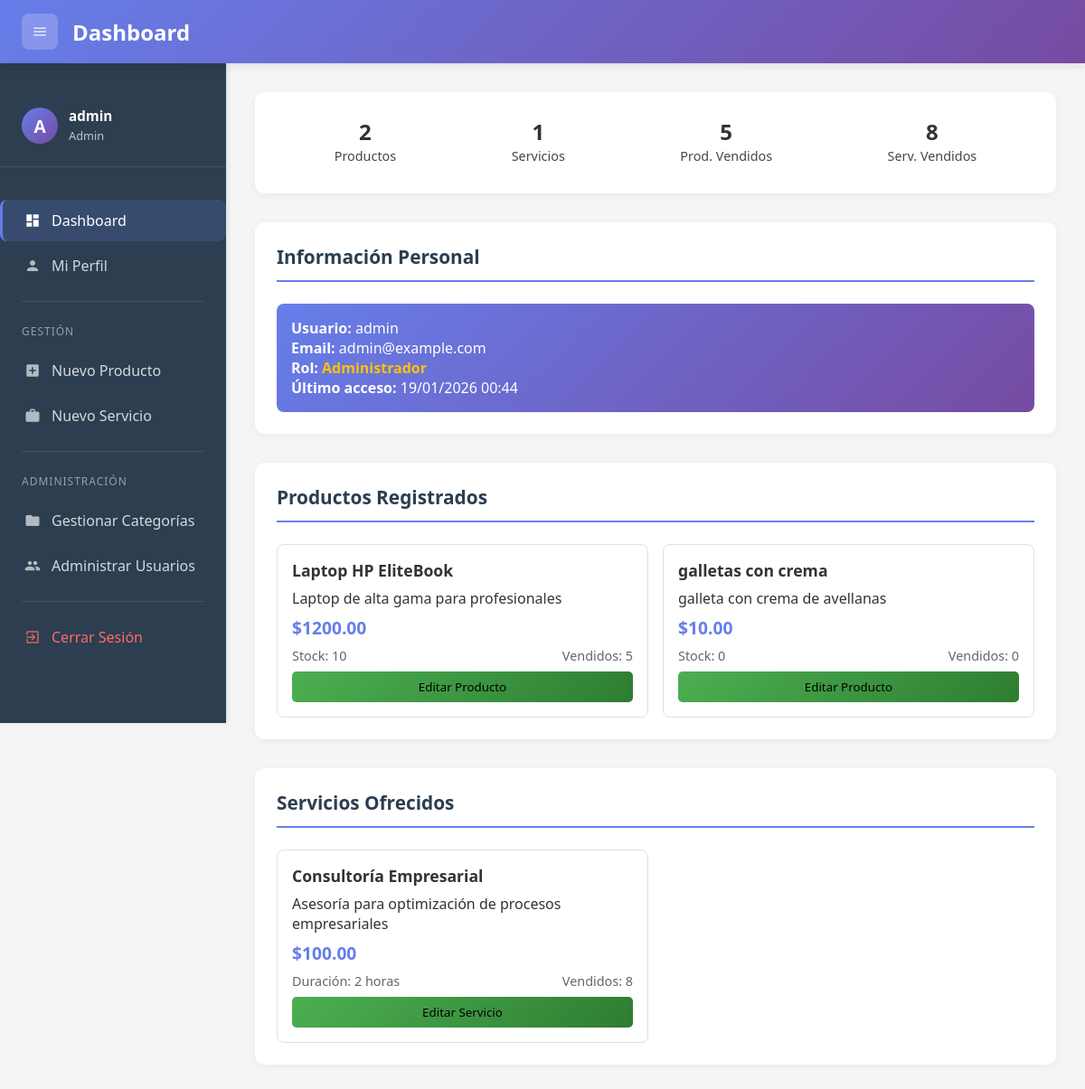
Page /dashboard (signed in) on the earlier database version.
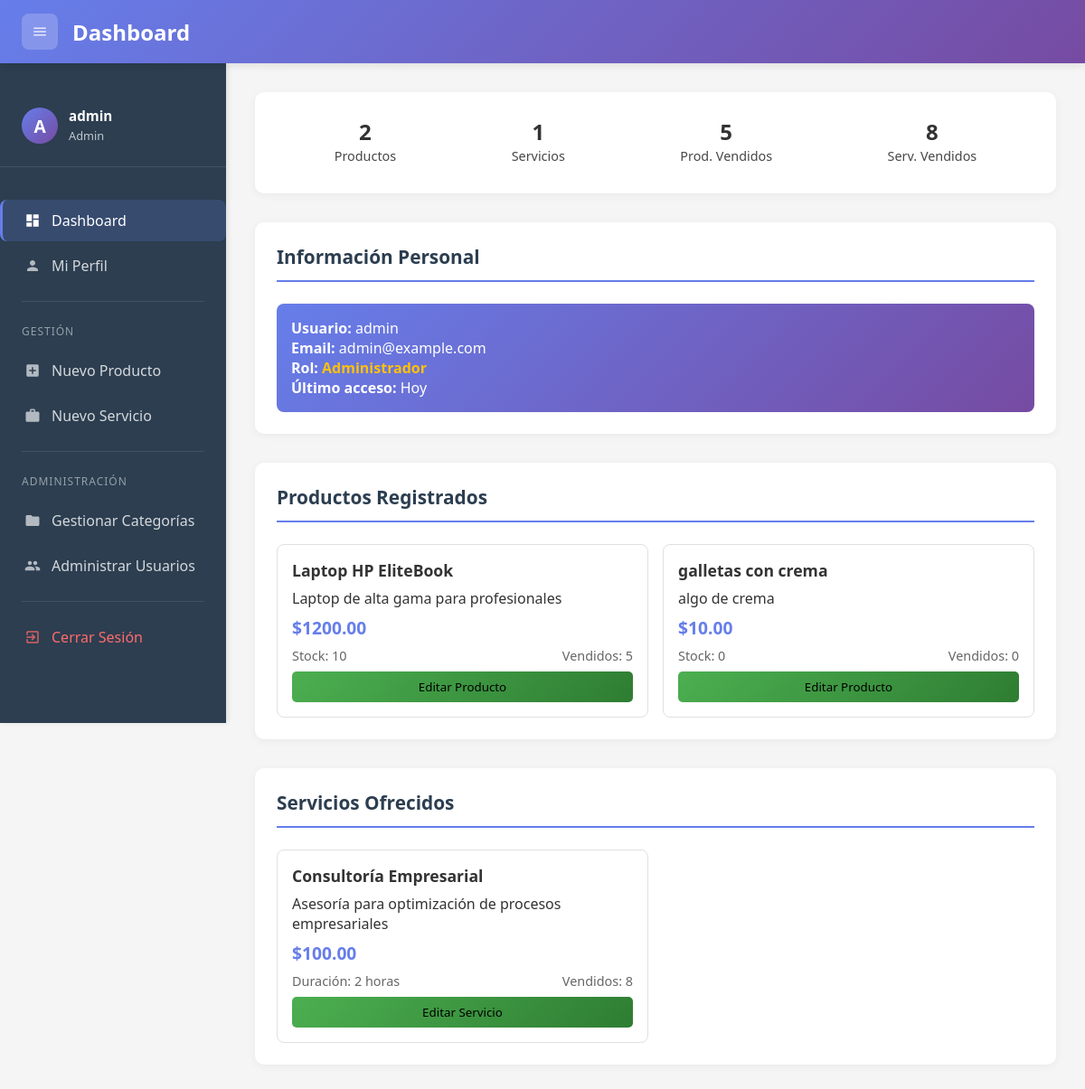
Same page on the later database version.
### models.py (models this page shows, shortened)
class User(db.Model, UserMixin):
    id = db.Column(db.Integer, primary_key=True)
    username = db.Column(db.String(80), unique=True, nullable=False)
    password_hash = db.Column(db.String(200), nullable=False)
    email = db.Column(db.String(120), unique=True, nullable=True)
    role = db.Column(db.String(20), default='usuario')  # 'admin' o 'usuario'
    is_active = db.Column(db.Boolean, default=True)
    created_at = db.Column(db.DateTime, default=datetime.now)
    last_login = db.Column(db.DateTime, nullable=True)
    def is_admin(self):
        return self.role == 'admin'

class Producto(db.Model):
    id = db.Column(db.Integer, primary_key=True)
    nombre = db.Column(db.String(100), nullable=False)
    descripcion = db.Column(db.Text)
    precio = db.Column(db.Float, nullable=False)
    stock = db.Column(db.Integer, default=0)
    vendidos = db.Column(db.Integer, default=0)
    categoria_id = db.Column(db.Integer, db.ForeignKey('categorias.id'))
    subcategoria_id = db.Column(db.Integer, db.ForeignKey('subcategorias.id'))
    categoria = db.relationship('Categoria', backref=db.backref('productos', lazy=True))
    subcategoria = db.relationship('Subcategoria', backref=db.backref('productos', lazy=True))
    imagen_url = db.Column(db.String(255))
    created_by = db.Column(db.Integer, db.ForeignKey('user.id'))
    created_at = db.Column(db.DateTime, default=datetime.now)
    updated_at = db.Column(db.DateTime, default=datetime.now, onupdate=datetime.now)

### app.py (the view, shortened to what this page needs)
@app.route('/dashboard')
@login_required
def dashboard():
    if current_user.is_admin():
        total_productos = Producto.query.count()
        total_servicios = Servicio.query.count()
        productos_vendidos = sum(p.vendidos for p in Producto.query.all())
        servicios_vendidos = sum(s.vendidos for s in Servicio.query.all())
        productos = Producto.query.all()
        servicios = Servicio.query.all()
        ventas_realizadas = Venta.query.filter_by(vendedor_id=current_user.id).count()
    return render_template('dashboard.html',
                         page_title='Dashboard',
                         total_productos=total_productos,
                         total_servicios=total_servicios,
                         productos_vendidos=productos_vendidos,
                         servicios_vendidos=servicios_vendidos,
                         productos=productos,
                         servicios=servicios,
                         ventas_realizadas=ventas_realizadas,
                         es_admin=current_user.is_admin())

### app.py (called while the page is built)
@login_manager.user_loader
def load_user(user_id):
    return User.query.get(int(user_id))

@app.context_processor
def inject_user_data():
    if current_user.is_authenticated:
        return {
            'es_admin': current_user.is_admin(),
            'current_user': current_user
        }
    return {}

### templates/dashboard.html (shortened to what this page needs)
{% extends "base.html" %}
{% block content %}
    <div class="section" style="display:flex">
        <div class="stat">
            <span class="stat-number">{{ total_productos }}</span>
            <span class="stat-label">Productos</span>
        </div>
        <div class="stat">
            <span class="stat-number">{{ total_servicios }}</span>
            <span class="stat-label">Servicios</span>
        </div>
        <div class="stat">
            <span class="stat-number">{{ productos_vendidos }}</span>
            <span class="stat-label">Prod. Vendidos</span>
        </div>
        <div class="stat">
            <span class="stat-number">{{ servicios_vendidos }}</span>
            <span class="stat-label">Serv. Vendidos</span>
        </div>
    </div>
    <div class="section">
        <h2 class="section-title">Información Personal</h2>
        <div class="info-personal">
            <p><strong>Usuario:</strong> {{ current_user.username }}</p>
            <p><strong>Email:</strong> {{ current_user.email }}</p>
            <p><strong>Rol:</strong>
                {% if current_user.is_admin() %}
                    <span style="color: #ffc107; font-weight: bold;">Administrador</span>
                {% else %}
                    <span style="color: #28a745; font-weight: bold;">Usuario</span>
                {% endif %}
            </p>
            <p><strong>Último acceso:</strong>
                {% if current_user.last_login %}
                    {{ current_user.last_login.strftime('%d/%m/%Y %H:%M') }}
                {% else %}
                    Hoy
                {% endif %}
            </p>
        </div>
    </div>
    <div class="section">
        <h2 class="section-title">Productos Registrados</h2>
        <div class="cards-container">
            {% for producto in productos %}
            <div class="card">
                <h3 class="card-title">{{ producto.nombre }}</h3>
                <p>{{ producto.descripcion }}</p>
                <div class="card-price">${{ "%.2f"|format(producto.precio) }}</div>
                <div class="card-stats">
                    <span>Stock: {{ producto.stock }}</span>
                    <span>Vendidos: {{ producto.vendidos }}</span>
                </div>
                <button class="btn-vender" onclick="location.href='{{ url_for('editar_producto', id=producto.id) }}'" style="background-color: #ffc107; color: #000;">
                    Editar Producto
                </button>
            </div>
            {% endfor %}
        </div>
    </div>
    <div class="section">
        <h2 class="section-title">Servicios Ofrecidos</h2>
        <div class="cards-container">
            {% for servicio in servicios %}
            <div class="card">
                <h3 class="card-title">{{ servicio.nombre }}</h3>
                <p>{{ servicio.descripcion }}</p>
                <div class="card-price">${{ "%.2f"|format(servicio.precio) }}</div>
                <div class="card-stats">
                    <span>Duración: {{ servicio.duracion }}</span>
                    <span>Vendidos: {{ servicio.vendidos }}</span>
                </div>
                <button class="btn-vender" onclick="location.href='{{ url_for('editar_servicio', id=servicio.id) }}'" style="background-color: #ffc107; color: #000;">
                    Editar Servicio
                </button>
            </div>
            {% endfor %}
        </div>
    </div>
{% endblock %}

### templates/base.html (shortened to what the changed rows need)
<!DOCTYPE html>
<html lang="es">
<head>
</head>
<body>
    <header class="header">
        <div class="header-left">
            <h1 class="header-title">{% block page_title %}Dashboard{% endblock %}</h1>
        </div>
    </header>
    <div class="main-container">
        <nav class="sidebar" id="sidebar">
            <div class="sidebar-header">
                <div class="sidebar-user">
                    <div class="sidebar-user-avatar">
                        {{ current_user.username[0]|upper if current_user.username else 'U' }}
                    </div>
                    <div class="sidebar-user-info">
                        <h4>{{ current_user.username|default('Usuario') }}</h4>
                        <small>{{ current_user.role|default('Usuario')|title }}</small>
                    </div>
                </div>
            </div>
        </nav>
        <main class="content-wrapper" id="contentWrapper">
            {% block content %}{% endblock %}
        </main>
    </div>
</body>
</html>

Differences in the rows shown:
changed User "admin": last_login "19/01/2026 00:44" → (not shown)
changed Producto "galletas con crema": descripcion "galleta con crema de avellanas" → "algo de crema"
Other differences:
text now shown: "Hoy"
